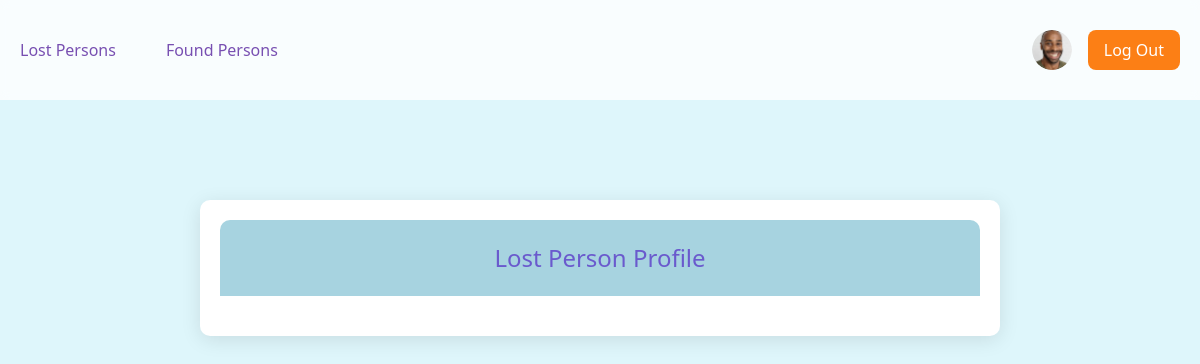
Page /lost/profile/1/ on the earlier database version.
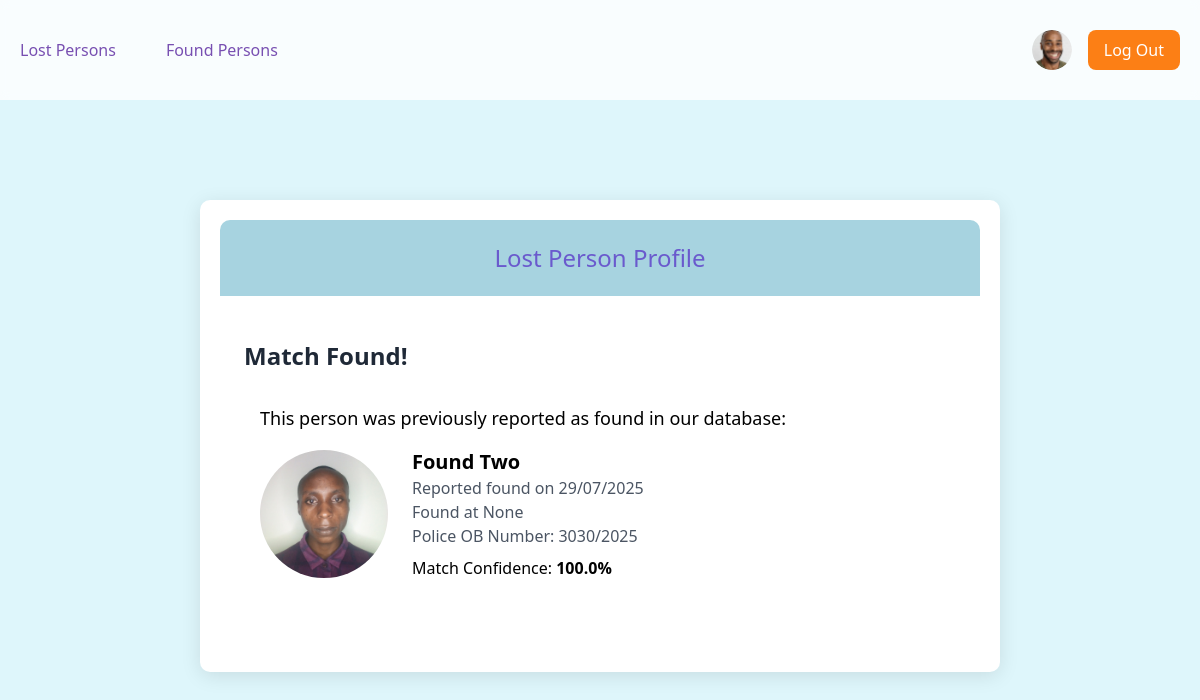
Same page on the later database version.
### playground/models.py (models this page shows, shortened)
class Match(models.Model):
    lost_person = models.ForeignKey(LostPerson, on_delete=models.CASCADE)
    found_person = models.ForeignKey(FoundPerson, on_delete=models.CASCADE)
    match_percentage = models.FloatField()  # Store face recognition confidence
    date_matched = models.DateTimeField(auto_now_add=True)
    class Meta:
        verbose_name_plural = "Matches"

class BasePerson(models.Model):
    full_name = models.CharField(max_length=255, blank=True, null=True)
    age = models.IntegerField(null=True, blank=True)
    gender = models.CharField(max_length=10, choices=[
        ('M', 'Male'),
        ('F', 'Female'),
        ('O', 'Other')
    ], blank=True, null=True)
    location = models.CharField(max_length=255, blank=True, null=True)
    date_reported = models.DateTimeField(auto_now_add=True)
    description = models.TextField(blank=True, null=True)
    police_station = models.CharField(max_length=255, blank=True, null=True)
    ob_number = models.CharField(max_length=50, blank=True, null=True)
    reporter = models.ForeignKey(User, on_delete=models.SET_NULL, null=True)
    contact_phone = models.CharField(max_length=15, blank=True, null=True)
    is_resolved = models.BooleanField(default=False)
    face_encoding = models.BinaryField(null=True, blank=True)  # To store face recognition data
    class Meta:
        abstract = True

class FoundPerson(BasePerson):
    date_found = models.DateTimeField(auto_now_add=True)
    found_location = models.CharField(max_length=255)
    photo = models.ImageField(upload_to='found_persons/')
    has_disability = models.BooleanField(default=False)
    disability_details = models.TextField(blank=True, null=True)
    class Meta:
        ordering = ['-date_found']  # Show newest first

### playground/views.py (the view)
# urls.py: path('lost/profile/<int:person_id>/', views.lost_person_profile, name='lost_person_profile'),
def lost_person_profile(request, person_id=None):
    if person_id:
        lost_person = get_object_or_404(LostPerson, id=person_id)
        match = Match.objects.filter(lost_person=lost_person, match_percentage__gte=70).first()
        return render(request, 'playground/lost_person_profile.html', {
            'person': lost_person,
            'match': match
        })
    return redirect('lost_persons_logged_out')

### playground/templates/playground/lost_person_profile.html (shortened to what this page needs)
{% load static %}
<!DOCTYPE html>
<html lang="en">
<head>
    <script src="https://cdn.tailwindcss.com"></script>
</head>
<body>
    <nav class="bg-white/80 h-[100px] flex items-center sticky top-0 z-50 backdrop-blur-sm w-full">
        <div class="max-w-container mx-auto px-5 w-full">
            <div class="flex justify-between items-center">
                <div class="flex gap-[50px]">
                    <a href="{% url 'lost_persons_logged_in' %}" class="text-primary hover:opacity-80">Lost Persons</a>
                    <a href="{% url 'found_persons_logged_in' %}" class="text-primary hover:opacity-80">Found Persons</a>
                </div>
                <div class="flex items-center gap-4">
                    <a href="{% url 'user_profile' %}" class="text-primary hover:opacity-80">
                        <img src="{% static 'images/avatar.png' %}" alt="User Avatar" class="w-10 h-10 rounded-full">
                    </a>
                    <a href="{% url 'logout' %}" class="bg-accent text-white py-2 px-4 rounded-lg">Log Out</a>
                </div>
            </div>
        </div>
    </nav>
    <div class="profile-container">
        <div class="header">
            <h1>Lost Person Profile</h1>
        </div>
        {% if match %}
        <div class="match-alert mb-8 bg-success p-6 rounded-lg">
            <h2 class="text-2xl font-bold text-gray-800 mb-4">Match Found!</h2>
            <div class="bg-white rounded-lg p-4">
                <p class="text-lg mb-4">This person was previously reported as found in our database:</p>
                <div class="flex items-center gap-6">
                    <img src="{{ match.found_person.photo.url }}" alt="{{ match.found_person.full_name }}" class="w-32 h-32 rounded-full object-cover">
                    <div>
                        <h3 class="text-xl font-semibold">{{ match.found_person.full_name }}</h3>
                        <p class="text-gray-600">Reported found on {{ match.found_person.date_reported|date:"d/m/Y" }}</p>
                        <p class="text-gray-600">Found at {{ match.found_person.location }}</p>
                        {% if match.found_person.ob_number %}
                        <p class="text-gray-600">Police OB Number: {{ match.found_person.ob_number }}</p>
                        {% endif %}
                        <p class="mt-2">Match Confidence: <span class="font-bold text-success">{{ match.match_percentage|floatformat:1 }}%</span></p>
                    </div>
                </div>
            </div>
        </div>
        {% endif %}
    </div>
</body>
</html>

Differences in the rows shown:
added Match: found_person.photo (picture), found_person.full_name "Found Two", found_person.date_reported "29/07/2025", found_person.location "None", found_person.ob_number "3030/2025", match_percentage "100.0"
Other differences:
text now shown: "Match Found! This person was previously reported as found in our database: Reported found on Found at Police OB Number: Match Confidence: %"
